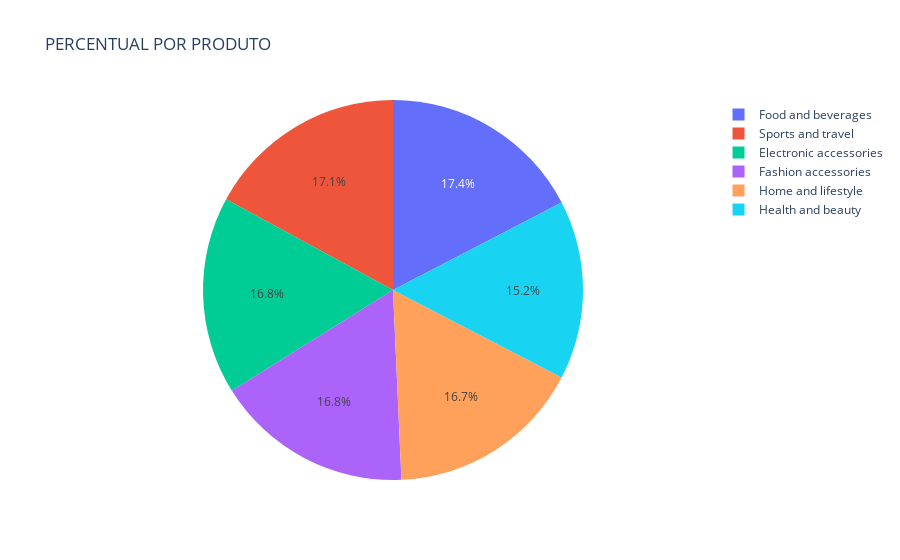

Notebook cell for this chart:
### Code cell
grafico_2 = px.pie(Produto, values="Total", names="Product line", title="PERCENTUAL POR PRODUTO")
grafico_2.show()

### Figure 1 — Plotly figure (JSON) as saved in the notebook; plotly's stock layout.template omitted (floating-point values rounded to 4 significant figures)
{"data": [{"domain": {"x": [0, 1], "y": [0, 1]}, "hovertemplate": "Product line=%{label}<br>Total=%{value}<extra></extra>", "labels": ["Health and beauty", "Home and lifestyle", "Fashion accessories", "Electronic accessories", "Sports and travel", "Food and beverages"], "legendgroup": "", "name": "", "showlegend": true, "type": "pie", "values": [49190.0, 53860.0, 54310.0, 54340.0, 55120.0, 56140.0]}], "layout": {"legend": {"tracegroupgap": 0}, "title": {"text": "PERCENTUAL POR PRODUTO"}}}
